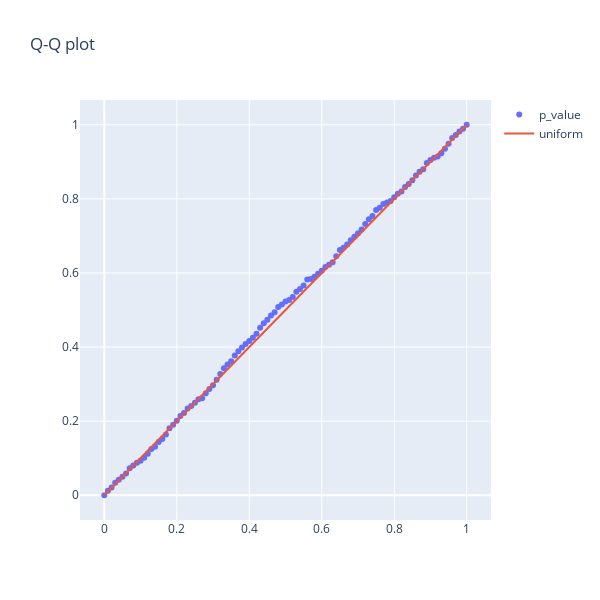

The code cell stored with this chart in its notebook:
### Code cell
# Корректность CUPED
get_qq_plot(p_values_cuped)
